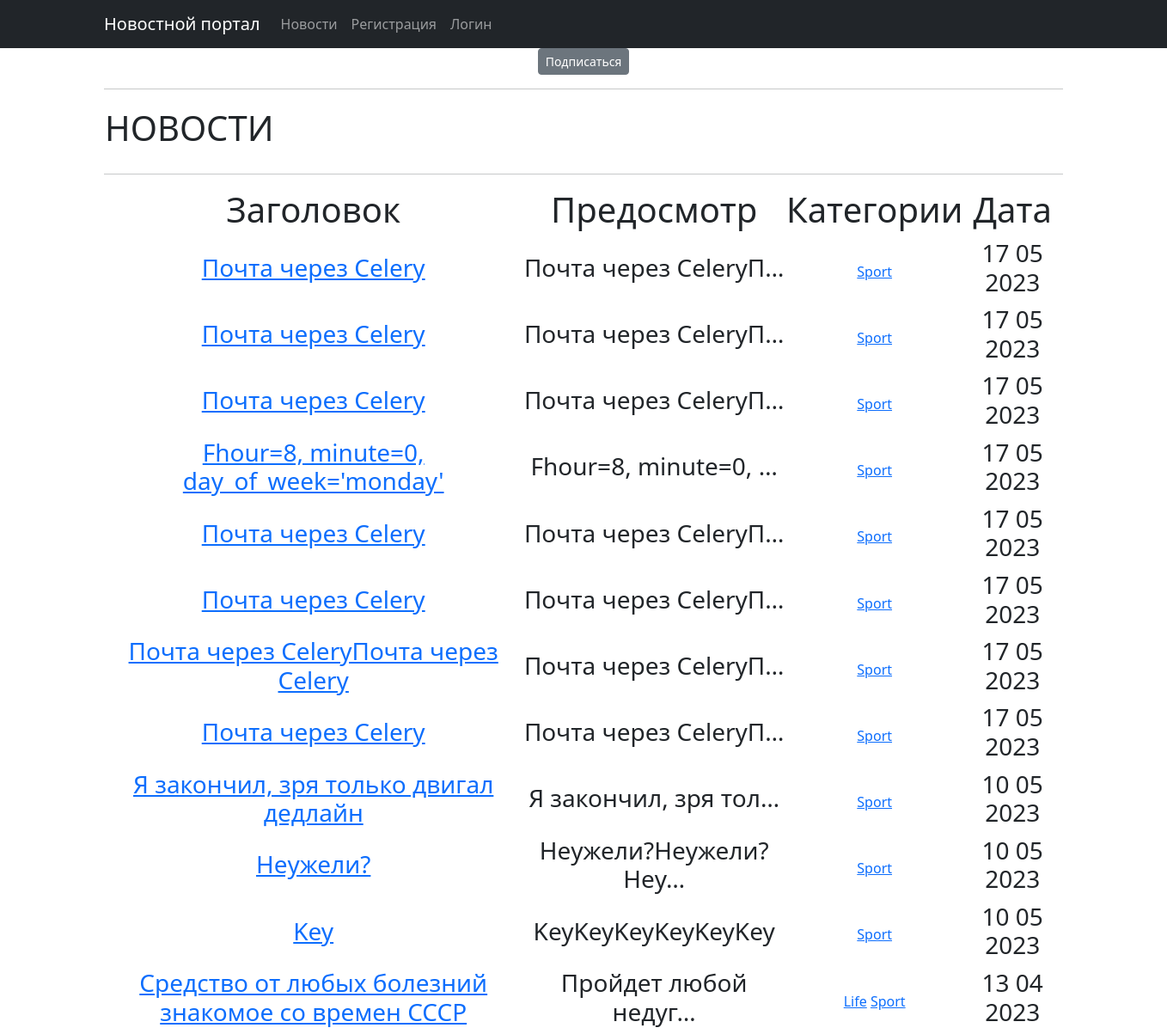
Screenshot of /news/categories/1 with the database file from the repository.
### news/models.py (models this page shows, shortened)
class Post(models.Model):
    author = models.ForeignKey(Author, on_delete=models.CASCADE)
    NEWS = 'NW'
    ARTICLE = 'AR'
    CATEGORY_CHOICES = [
        (NEWS, 'Новость'),
        (ARTICLE, 'Статья')
    ]
    categoryType = models.CharField(max_length=2, choices=CATEGORY_CHOICES, default=ARTICLE)
    dateCreation = models.DateTimeField(auto_now_add=True)
    postCategory = models.ManyToManyField(Category, through='PostCategory')
    title = models.CharField(max_length=128)
    text = models.TextField()
    rating = models.SmallIntegerField(default=0)

class Category(models.Model):
    name = models.CharField(max_length=64, unique=True)
    subscribers = models.ManyToManyField(User, related_name='categories')

### news/views.py (the view)
# urls.py: path('categories/<int:pk>', CategoryListView.as_view(), name='category_list'),
class CategoryListView(ListView):
    model = Post
    template_name = 'categorylist.html'
    context_object_name = 'category_news_list'
    def get_queryset(self):
        self.category = get_object_or_404(Category, id=self.kwargs['pk'])
        queryset = Post.objects.filter(postCategory=self.category).order_by('-dateCreation')
        return queryset
    def get_context_data(self, **kwargs):
        context = super().get_context_data(**kwargs)
        context['is_not_subscriber'] = self.request.user not in self.category.subscribers.all()
        context['is_subscriber'] = self.request.user in self.category.subscribers.all()
        context['category'] = self.category
        return context

### news/templatetags/custom_filters.py (called while the page is built)
@register.filter()
def censor(text):
    text_list = text.split()
    censored_list = []
    for word in text_list:
        clean_word = ''.join(c for c in word if c not in string.punctuation)
        if clean_word.lower() in BAD_WORDS:
            censored_word = clean_word[0] + (len(clean_word) - 1) * '*'
            censored_list.append(word.replace(clean_word, censored_word))
        else:
            censored_list.append(word)
    return ' '.join(censored_list)

### templates/categorylist.html (shortened to what this page needs)
{% extends 'flatpages/default.html'%}
{% load custom_filters %}
{% load custom_tags %}
{% block content %}
    {% if is_not_subscriber %}
        <p class="text-center"><a href="{% url 'subscribe' category.id %}" class="btn btn-secondary btn-sm">Подписаться</a></p>
    {% endif %}
    <hr>
    {% if category_news_list %}
    <table>
        <tr>
            <td><h1>НОВОСТИ</h1></td>
            <td><h1><p style="text-indent:1060px">{{category_news_list|length}}</p></h1></td>
        </tr>
    </table>
    <hr>
    <table>
        <tr>
            <td><h1>Заголовок</h1></td>
            <td><h1>Предосмотр</h1></td>
            <td><h1>Категории</h1></td>
            <td><h1>Дата</h1></td>
        </tr>
        {% for news in category_news_list %}
        <tr>
            <td><h3><a href="{% url 'Text_news' pk=news.id %} ">{{ news.title|censor }}</a></h3></td>
            <td><h3>{{ news.text|truncatechars:20|censor }}</h3></td>
            <td>
            {% for category in news.postCategory.all %}
                <a href="{% url 'category_list' category.id %}">{{ category.name }}</a>
            {% endfor %}
            </td>
            <td><h3>{{ news.dateCreation|date:'d m Y' }}</h3></td>
            <td>
            </td>
        </tr>
        {% endfor %}
    </table>
    {% else %}
        <h2>Новостей нет</h2>
    {% endif %}
{% endblock content %}

### rows the page displays
Post: title|censor "Почта через Celery", text|censor "Почта через CeleryП…", dateCreation "17 05 2023"
Category: name "Sport"
Post: title|censor "Почта через Celery", text|censor "Почта через CeleryП…", dateCreation "17 05 2023"
Post: title|censor "Почта через Celery", text|censor "Почта через CeleryП…", dateCreation "17 05 2023"
Post: title|censor "Fhour=8, minute=0, day_of_week='monday'", text|censor "Fhour=8, minute=0, …", dateCreation "17 05 2023"
Post: title|censor "Почта через Celery", text|censor "Почта через CeleryП…", dateCreation "17 05 2023"
Post: title|censor "Почта через Celery", text|censor "Почта через CeleryП…", dateCreation "17 05 2023"
Post: title|censor "Почта через CeleryПочта через Celery", text|censor "Почта через CeleryП…", dateCreation "17 05 2023"
Post: title|censor "Почта через Celery", text|censor "Почта через CeleryП…", dateCreation "17 05 2023"
Post: title|censor "Я закончил, зря только двигал дедлайн", text|censor "Я закончил, зря тол…", dateCreation "10 05 2023"
Post: title|censor "Неужели?", text|censor "Неужели?Неужели?Неу…", dateCreation "10 05 2023"
Post: title|censor "Key", text|censor "KeyKeyKeyKeyKeyKey", dateCreation "10 05 2023"
Post: title|censor "Средство от любых болезний знакомое со времен СССР", text|censor "Пройдет любой недуг…", dateCreation "13 04 2023"
Category: name "Life"
